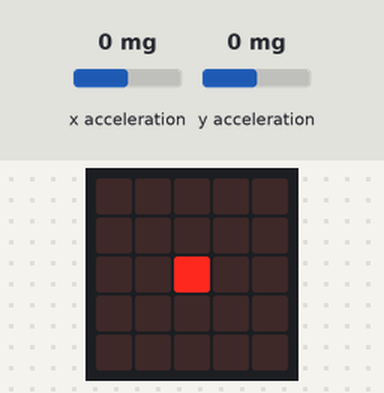
Recording of a program running on a simulated BBC micro:bit (MakeCode). Shown: the board's 5×5 LED display. The test bench sets the inputs (shaded band); at power-on: x acceleration 0 mg, y acceleration 0 mg.

Above: at 1.2 s.
1.3 s: x acceleration set to -1440 mg
At 2.2 s:
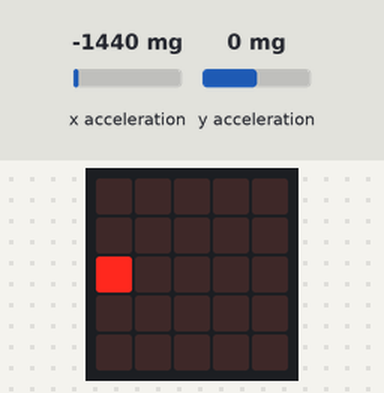
2.8 s: y acceleration set to -1440 mg
At 3.6 s:
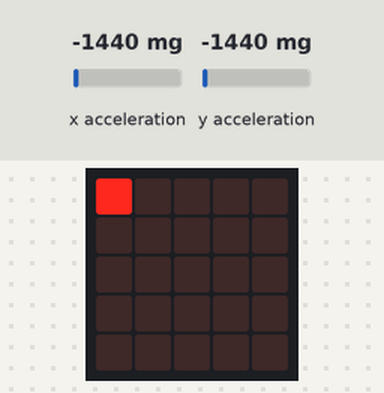
4.3 s: x acceleration set to 0 mg
At 5.0 s:
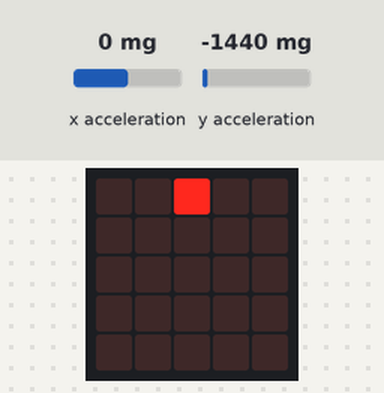
5.8 s: y acceleration set to 750 mg
At 6.8 s:
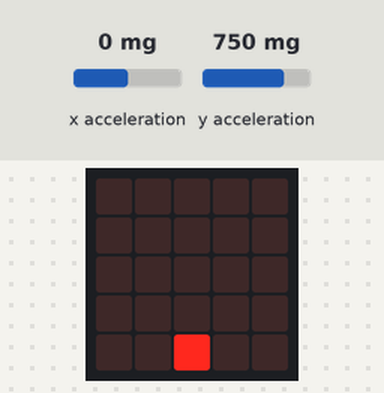
7.3 s: x acceleration set to -750 mg
At 8.2 s:
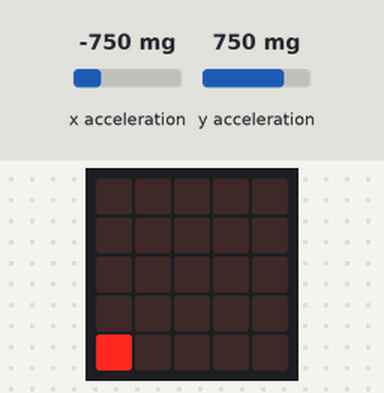
8.8 s: x acceleration set to 750 mg
At 9.6 s:
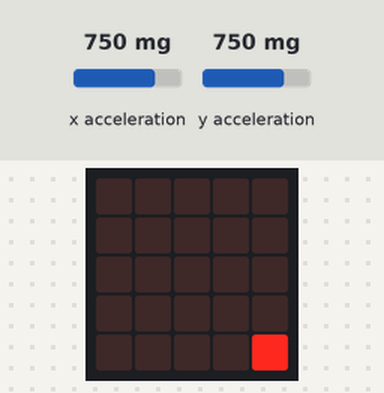
Timing chart, 0 to 11.3 s (numbered marks = the images above; inputs shaded):
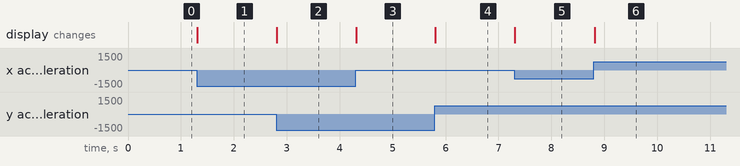

The program:

microbit-levelmeter.py
```python
_thretholdInner = 50
_thretholdOuter = 200
def drawDrop(_center):
    led.plot(_center[0],_center[1])
    #led.plot(_center[0]-1,_center[1])
    #led.plot(_center[0]+1,_center[1])
    #led.plot(_center[0],_center[1]-1)
    #led.plot(_center[0],_center[1]+1)
def undrawDrop(_center):
    led.unplot(_center[0],_center[1])
    #led.unplot(_center[0]-1,_center[1])
    #led.unplot(_center[0]+1,_center[1])
    #led.unplot(_center[0],_center[1]-1)
    #led.unplot(_center[0],_center[1]+1)

def getDimension(_point):
    global _thretholdInner,_thretholdOuter
    if _point < (_thretholdOuter * -1):
        return 0
    elif _point < (_thretholdInner * -1):
        return 1
    elif _point > _thretholdOuter:
        return 4
    elif _point > _thretholdInner:
        return 3
    else:
        return 2

drop_default = [2,2]
def on_forever():
    global drop_default
    drop_now = []
    drop_now[0] = getDimension(input.acceleration(Dimension.X))
    drop_now[1] = getDimension(input.acceleration(Dimension.Y))
    if drop_now != drop_default:
        undrawDrop(drop_default)
    drawDrop(drop_now)
    drop_default = drop_now
basic.forever(on_forever)
```

Measured:
- after the input at 1.3 s, the display: changes at once (image 1)
- after the input at 2.8 s, the display: changes at once (image 2)
- after the input at 4.3 s, the display: changes at once (image 3)
- after the input at 5.8 s, the display: changes at once (image 4)
- after the input at 7.3 s, the display: changes at once (image 5)
- after the input at 8.8 s, the display: changes at once (image 6)
